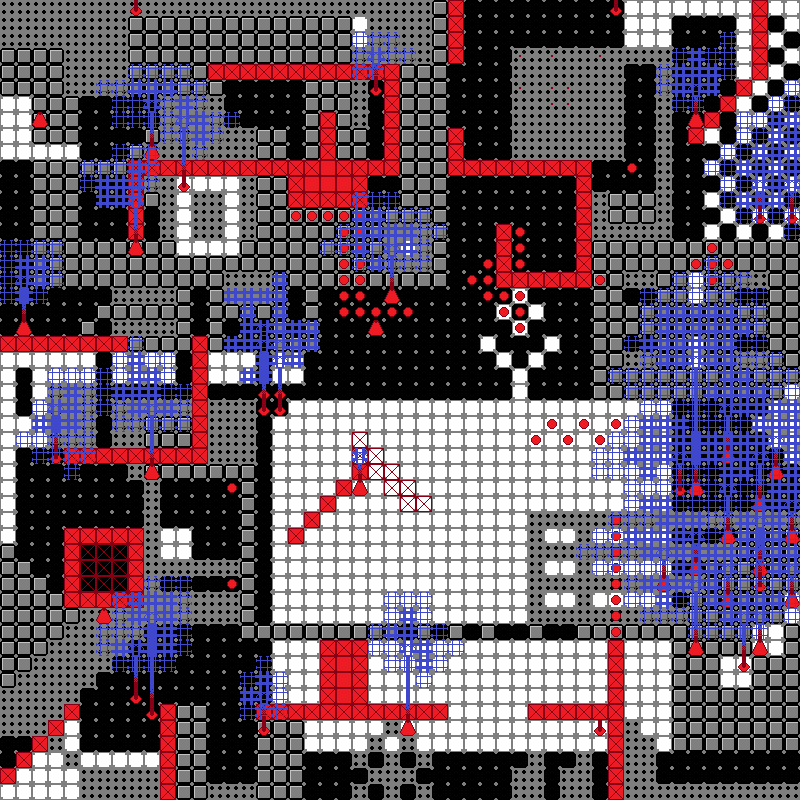

Rendered tile map (Tiled .tmx) drawn with the repository's tilesets; below, a short description and the map source with its tile grids summarised:
An orthogonal 50x50 tile map with 16x16 px tiles, 4 tile layers (ground, collision, overhead, overhead2).

<map version="1.0" orientation="orthogonal" renderorder="right-down" width="50" height="50" tilewidth="16" tileheight="16" backgroundcolor="#ffffff" nextobjectid="1">
 <tileset firstgid="1" name="testset" tilewidth="16" tileheight="16" tilecount="16" columns="4">
  <image source="testset.png" trans="b5e61d" width="64" height="64" />
 </tileset>
 <layer name="ground" width="50" height="50">
  <data>[2500 cells, 2500 non-empty, 4 distinct tile ids]</data>
 </layer>
 <layer name="collision" width="50" height="50">
  <data>[2500 cells, 308 non-empty, 7 distinct tile ids]</data>
 </layer>
 <layer name="overhead" width="50" height="50">
  <data>[2500 cells, 102 non-empty, 3 distinct tile ids]</data>
 </layer>
 <layer name="overhead2" width="50" height="50">
  <data>[2500 cells, 492 non-empty, 3 distinct tile ids]</data>
 </layer>
</map>